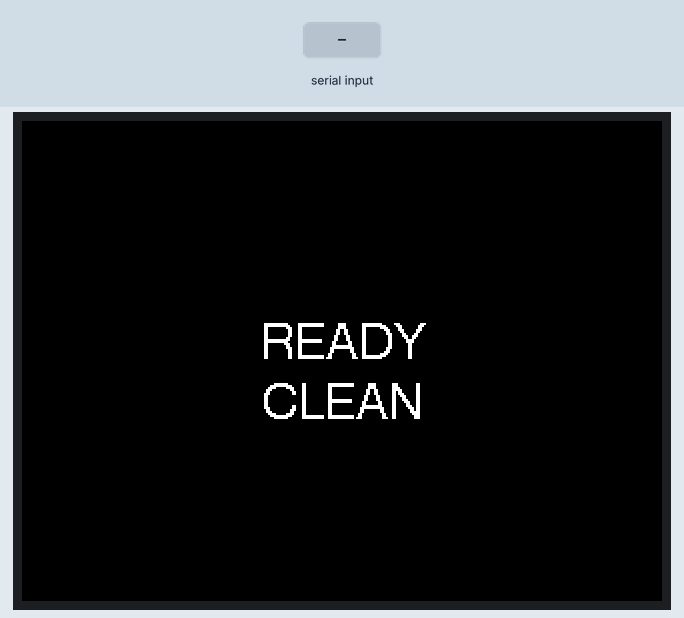
Bench run of a sketch on a simulated ESP32. Parts: 320×240 colour display. The inputs (shaded band) are chosen by the test bench. What the sketch prints to the serial monitor is not drawn.

Above: at 1.4 s.
1.5 s: "DETECTION\n" received over the second serial link
At 2.2 s:
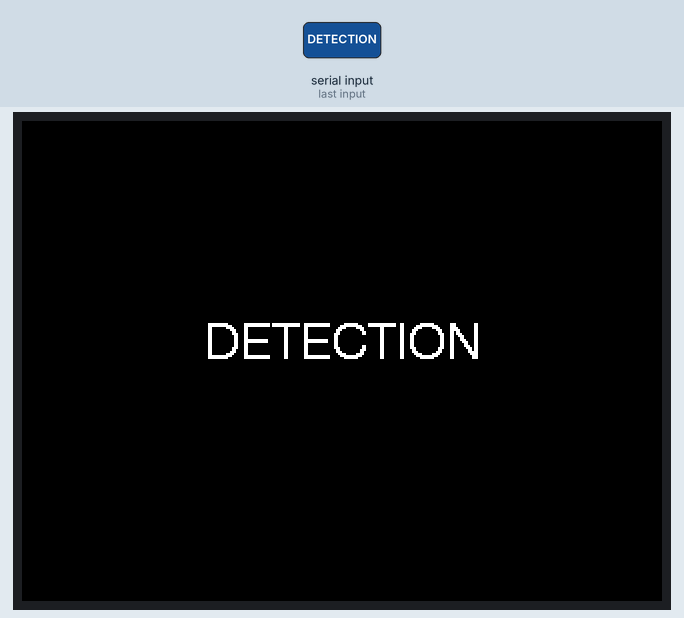
3.0 s: "STOP,1\n" received over the second serial link
At 4.2 s:
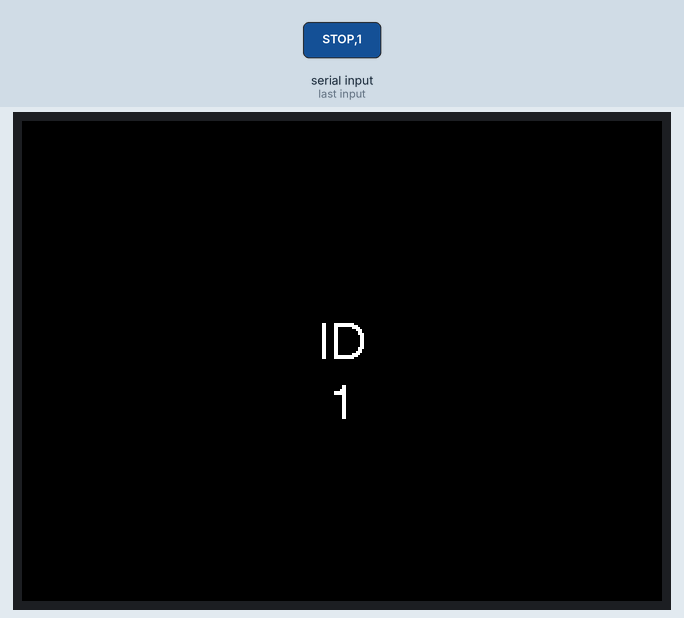
4.5 s: "CLEAN\n" received over the second serial link
At 6.7 s:
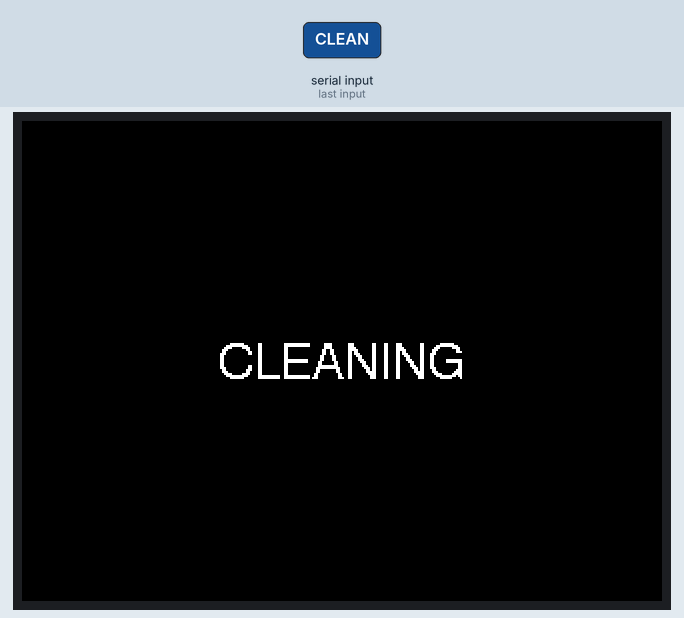
7.5 s: "STOP\n" received over the second serial link
At 8.3 s:
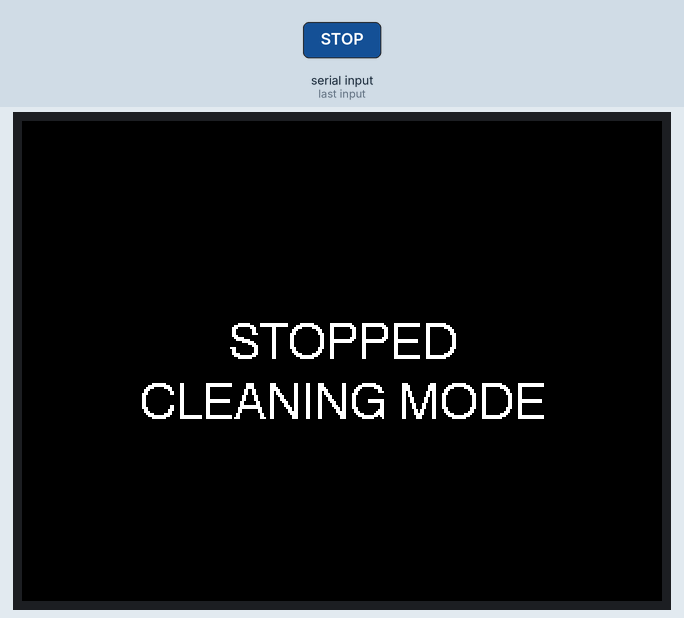
9.0 s: "OUT\n" received over the second serial link
At 11.7 s:
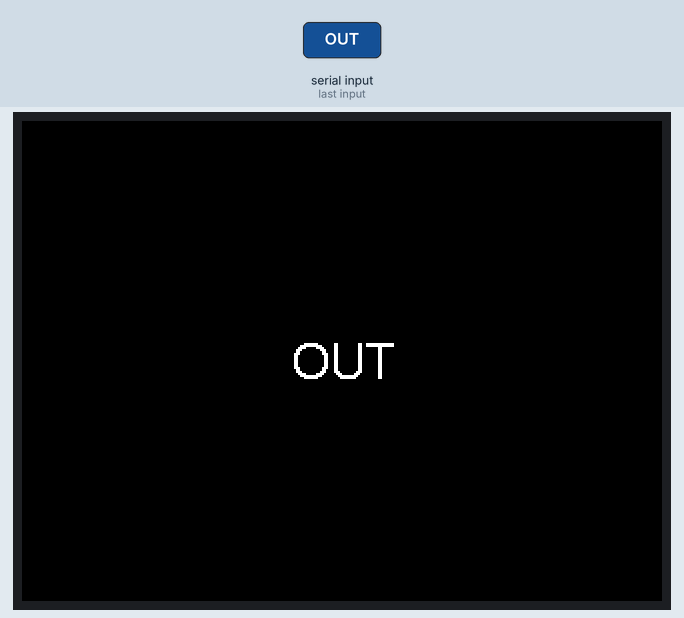
12.0 s: "STOP\n" received over the second serial link
At 12.8 s:
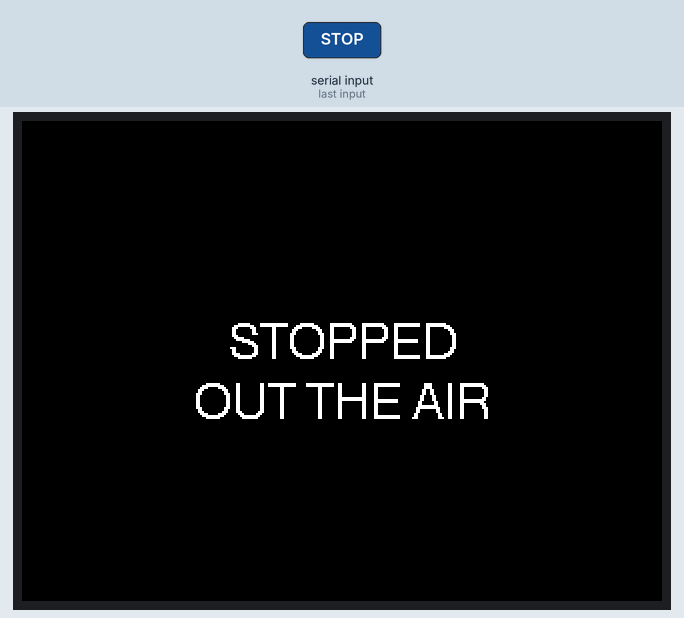
Timing chart, 0 to 15.0 s (numbered marks = the images above; inputs shaded):
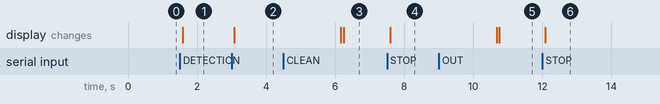

Measured:
- after the input at 1.5 s, the display: changes after 0.08 s (image 1)
- after the input at 3.0 s, the display: changes after 0.08 s (image 2)
- after the input at 4.5 s, the display: first differs from a run without the input after 1.7 s (image 3)
- after the input at 7.5 s, the display: changes after 0.09 s (image 4)
- after the input at 9.0 s, the display: first differs from a run without the input after 1.8 s (image 5)
- after the input at 12.0 s, the display: changes after 0.09 s (image 6)

The sketch:

Modul2UV.ino
```cpp
#include <TFT_eSPI.h>
#include <SPI.h>

// #define TFT_CS   33
// #define TFT_DC   18  //pin in the range 0-31
// #define TFT_RST  32  // Reset pin, toggles on startup

// #define TFT_WR   19  //must use a pin in the range 0-31
// #define TFT_RD   23  // Read strobe control pin

// #define TFT_D0   13  // Must use pins in the range 0-31
// #define TFT_D1   12
// #define TFT_D2   14
// #define TFT_D3   27
// #define TFT_D4   26
// #define TFT_D5   25
// #define TFT_D6   21
// #define TFT_D7   22

// #define TFT_INVERSION_ON

// #define TFT_RGB_ORDER TFT_RGB

#define RXD2 16
#define TXD2 17

TFT_eSPI tft = TFT_eSPI();

String command = "";
String status = "CLEAN";

void defaultText()
{
  tft.fillScreen(TFT_BLACK);
  tft.setTextColor(TFT_WHITE, TFT_BLACK);
  tft.drawCentreString("READY", tft.width() / 2, tft.height() / 2 - 20, 4);
  tft.drawCentreString(status, tft.width() / 2, tft.height() / 2 + 10, 4);
}

void setup()
{
  Serial.begin(115200);
  Serial2.begin(115200, SERIAL_8N1, RXD2, TXD2);

  tft.init();
  tft.setRotation(1);
  defaultText();
}

void stopText(String text)
{
  tft.fillScreen(TFT_BLACK);
  tft.setTextColor(TFT_WHITE, TFT_BLACK);
  tft.drawCentreString("STOPPED", tft.width() / 2, tft.height() / 2 - 20, 4);
  tft.drawCentreString(text, tft.width() / 2, tft.height() / 2 + 10, 4);
  delay(3000);
}

void showId(String id)
{
  tft.fillScreen(TFT_BLACK);
  tft.setTextColor(TFT_WHITE, TFT_BLACK);
  tft.drawCentreString("ID", tft.width() / 2, tft.height() / 2 - 20, 4);
  tft.drawCentreString(id, tft.width() / 2, tft.height() / 2 + 10, 4);
  delay(3000);
}

void getCommand()
{
  if (Serial2.available())
  {
    command = Serial2.readStringUntil('\n');
    command.trim();
    Serial.println("Command: " + command);
  }
}

void getData()
{
  tft.fillScreen(TFT_BLACK);
  tft.setTextColor(TFT_WHITE, TFT_BLACK);
  tft.drawCentreString("DETECTION", tft.width() / 2, tft.height() / 2 - 20, 4);

  while (Serial2.available())
    Serial2.read();

  while (true)
  {
    if (Serial2.available())
    {
      String receivedData = Serial2.readStringUntil('\n');
      receivedData.trim();

      for (int i = 0; i < receivedData.length(); i++)
      {
        if (!isPrintable(receivedData.charAt(i)))
        {
          receivedData.remove(i, 1);
          i--;
        }
      }

      if (receivedData.startsWith("STOP"))
      {
        String id = receivedData.substring(5);
        id.trim();
        showId(id);
        break;
      }

      int firstComma = receivedData.indexOf(',');
      int lastComma = receivedData.lastIndexOf(',');

      if (firstComma > 0 && lastComma > firstComma)
      {
        float mq = receivedData.substring(0, firstComma).toFloat();
        float ms = receivedData.substring(firstComma + 1, lastComma).toFloat();
        float tgs = receivedData.substring(lastComma + 1).toFloat();

        displayData(mq, ms, tgs);
      }
    }
  }
}

void displayData(float mq, float ms, float tgs)
{
  int y = tft.height() / 2;
  int h = 40;
  int w = tft.width();
  int mq_x = w / 6;
  int ms_x = w / 2;
  int tgs_x = 5 * w / 6;

  tft.fillRect(0, y, w, h, TFT_BLACK);

  char buffer[30];

  sprintf(buffer, "MQ: %.2f", mq);
  tft.setTextColor(TFT_WHITE, TFT_BLACK);
  tft.drawCentreString(buffer, mq_x, tft.height() / 2 + 10, 2);

  sprintf(buffer, "MS: %.2f", ms);
  tft.setTextColor(TFT_WHITE, TFT_BLACK);
  tft.drawCentreString(buffer, ms_x, tft.height() / 2 + 10, 2);

  sprintf(buffer, "TGS: %.2f", tgs);
  tft.setTextColor(TFT_WHITE, TFT_BLACK);
  tft.drawCentreString(buffer, tgs_x, tft.height() / 2 + 10, 2);
}

void displayClean()
{
  tft.fillScreen(TFT_BLACK);
  tft.setTextColor(TFT_WHITE, TFT_BLACK);
  tft.drawCentreString("CLEANING", tft.width() / 2, tft.height() / 2 - 10, 4);

  while (Serial2.available())
    Serial2.read();

  while (true)
  {
    if (Serial2.available())
    {
      String receivedData = Serial2.readStringUntil('\n');
      receivedData.trim();

      for (int i = 0; i < receivedData.length(); i++)
      {
        if (!isPrintable(receivedData.charAt(i)))
        {
          receivedData.remove(i, 1);
          i--;
        }
      }

      // Serial.println("Command: " + receivedData);

      if (receivedData == "STOP")
      {
        stopText("CLEANING MODE");
        break;
      }
    }
  }
}

void displayOut()
{
  tft.fillScreen(TFT_BLACK);
  tft.setTextColor(TFT_WHITE, TFT_BLACK);
  tft.drawCentreString("OUT", tft.width() / 2, tft.height() / 2 - 10, 4);

  while (Serial2.available())
    Serial2.read();

  while (true)
  {
    if (Serial2.available())
    {
      String receivedData = Serial2.readStringUntil('\n');
      receivedData.trim();

      for (int i = 0; i < receivedData.length(); i++)
      {
        if (!isPrintable(receivedData.charAt(i)))
        {
          receivedData.remove(i, 1);
          i--;
        }
      }

      // Serial.println("Command: " + receivedData);

      if (receivedData == "STOP")
      {
        stopText("OUT THE AIR");
        break;
      }
    }
  }
}

void loop()
{
  getCommand();

  if (command == "DETECTION")
  {
    getData();
    status = "DIRT";
    defaultText();
    command = "";
  }
  else if (command == "CLEAN")
  {
    displayClean();
    status = "CLEAN";
    defaultText();
    command = "";
  }
  else if (command == "OUT")
  {
    displayOut();
    defaultText();
    command = "";
  }
}
```
